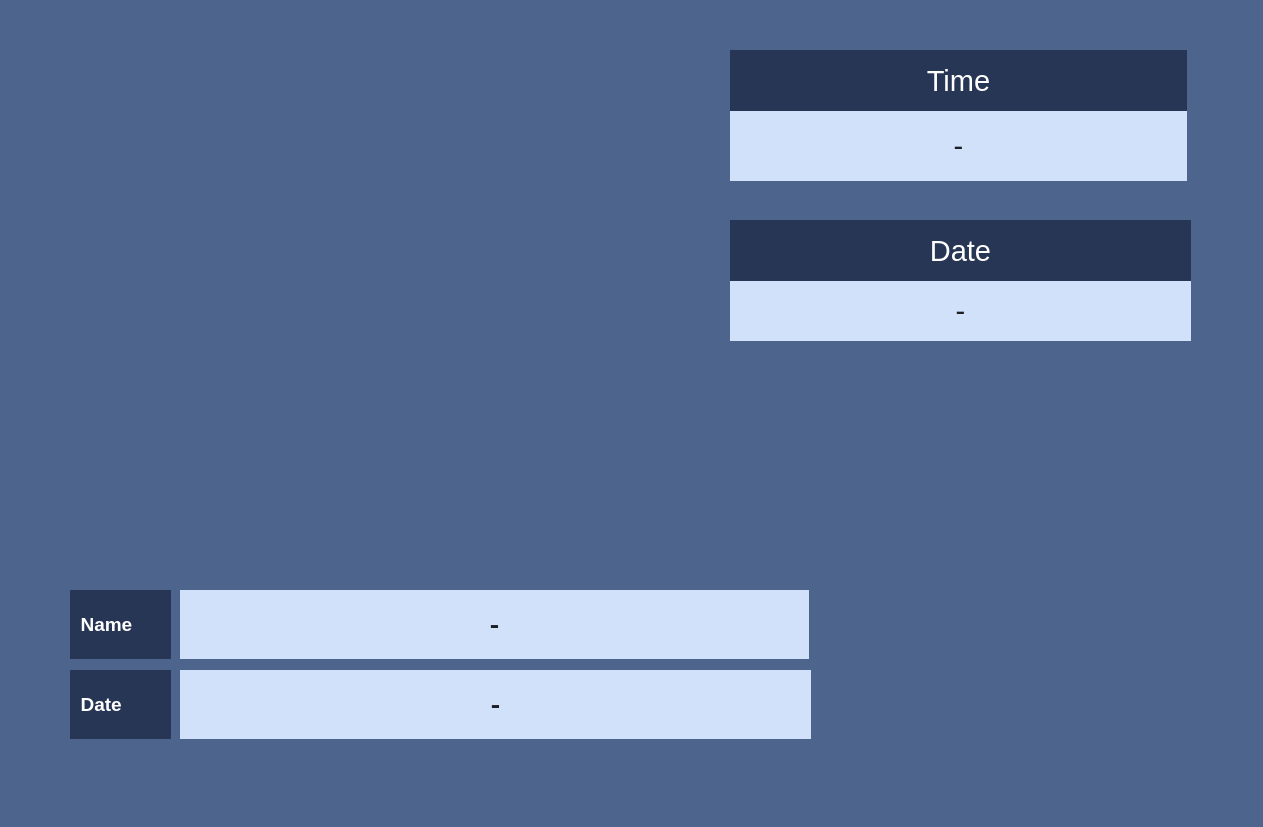
<?xml version="1.0" encoding="UTF-8"?>
<ui version="4.0">
 <class>ClockInButton</class>
 <widget class="QDialog" name="ClockInButton">
  <property name="geometry">
   <rect>
    <x>0</x>
    <y>0</y>
    <width>1263</width>
    <height>827</height>
   </rect>
  </property>
  <property name="minimumSize">
   <size>
    <width>0</width>
    <height>0</height>
   </size>
  </property>
  <property name="maximumSize">
   <size>
    <width>1920</width>
    <height>1080</height>
   </size>
  </property>
  <property name="font">
   <font>
    <family>Calibri</family>
    <pointsize>22</pointsize>
    <weight>75</weight>
    <bold>true</bold>
   </font>
  </property>
  <property name="focusPolicy">
   <enum>Qt::WheelFocus</enum>
  </property>
  <property name="windowTitle">
   <string>Facial Recognition App</string>
  </property>
  <property name="windowIcon">
   <iconset>
    <normaloff>:/icon/icon.png</normaloff>:/icon/icon.png</iconset>
  </property>
  <property name="styleSheet">
   <string notr="true">background-color: rgb(77, 100, 141);</string>
  </property>
  <widget class="QLabel" name="imgLabel">
   <property name="geometry">
    <rect>
     <x>50</x>
     <y>40</y>
     <width>640</width>
     <height>480</height>
    </rect>
   </property>
   <property name="minimumSize">
    <size>
     <width>640</width>
     <height>480</height>
    </size>
   </property>
   <property name="maximumSize">
    <size>
     <width>640</width>
     <height>480</height>
    </size>
   </property>
   <property name="text">
    <string/>
   </property>
  </widget>
  <widget class="QLabel" name="Name">
   <property name="geometry">
    <rect>
     <x>70</x>
     <y>590</y>
     <width>101</width>
     <height>69</height>
    </rect>
   </property>
   <property name="maximumSize">
    <size>
     <width>16777025</width>
     <height>16777215</height>
    </size>
   </property>
   <property name="font">
    <font>
     <pointsize>14</pointsize>
     <weight>75</weight>
     <bold>true</bold>
    </font>
   </property>
   <property name="styleSheet">
    <string notr="true">background-color: rgb(40, 54, 85);
color: rgb(255, 255, 255);</string>
   </property>
   <property name="text">
    <string>  Name</string>
   </property>
  </widget>
  <widget class="QLabel" name="name_label">
   <property name="geometry">
    <rect>
     <x>180</x>
     <y>590</y>
     <width>629</width>
     <height>69</height>
    </rect>
   </property>
   <property name="styleSheet">
    <string notr="true">background-color: rgb(208, 225, 249);
color: rgb(30, 31, 38);</string>
   </property>
   <property name="text">
    <string>-</string>
   </property>
   <property name="alignment">
    <set>Qt::AlignCenter</set>
   </property>
  </widget>
  <widget class="QLabel" name="Name_2">
   <property name="geometry">
    <rect>
     <x>70</x>
     <y>670</y>
     <width>101</width>
     <height>69</height>
    </rect>
   </property>
   <property name="font">
    <font>
     <pointsize>14</pointsize>
     <weight>75</weight>
     <bold>true</bold>
    </font>
   </property>
   <property name="styleSheet">
    <string notr="true">background-color: rgb(40, 54, 85);
color: rgb(255, 255, 255);</string>
   </property>
   <property name="text">
    <string>  Date</string>
   </property>
  </widget>
  <widget class="QLabel" name="date_label">
   <property name="geometry">
    <rect>
     <x>180</x>
     <y>670</y>
     <width>631</width>
     <height>69</height>
    </rect>
   </property>
   <property name="styleSheet">
    <string notr="true">background-color: rgb(208, 225, 249);
color: rgb(30, 31, 38);</string>
   </property>
   <property name="text">
    <string>-</string>
   </property>
   <property name="alignment">
    <set>Qt::AlignCenter</set>
   </property>
  </widget>
  <widget class="QLabel" name="Date_Label">
   <property name="geometry">
    <rect>
     <x>730</x>
     <y>280</y>
     <width>461</width>
     <height>61</height>
    </rect>
   </property>
   <property name="font">
    <font>
     <pointsize>22</pointsize>
    </font>
   </property>
   <property name="styleSheet">
    <string notr="true">background-color: rgb(208, 225, 249);
color: rgb(30, 31, 38);</string>
   </property>
   <property name="text">
    <string>-</string>
   </property>
   <property name="alignment">
    <set>Qt::AlignCenter</set>
   </property>
  </widget>
  <widget class="QLabel" name="label">
   <property name="geometry">
    <rect>
     <x>730</x>
     <y>220</y>
     <width>461</width>
     <height>61</height>
    </rect>
   </property>
   <property name="font">
    <font>
     <pointsize>22</pointsize>
    </font>
   </property>
   <property name="styleSheet">
    <string notr="true">background-color: rgb(40, 54, 85);
color: rgb(255, 255, 255);</string>
   </property>
   <property name="text">
    <string>Date</string>
   </property>
   <property name="alignment">
    <set>Qt::AlignCenter</set>
   </property>
  </widget>
  <widget class="QLabel" name="Time_Label">
   <property name="geometry">
    <rect>
     <x>730</x>
     <y>110</y>
     <width>457</width>
     <height>71</height>
    </rect>
   </property>
   <property name="font">
    <font>
     <pointsize>22</pointsize>
    </font>
   </property>
   <property name="styleSheet">
    <string notr="true">background-color: rgb(208, 225, 249);
color: rgb(30, 31, 38);</string>
   </property>
   <property name="text">
    <string>-</string>
   </property>
   <property name="alignment">
    <set>Qt::AlignCenter</set>
   </property>
  </widget>
  <widget class="QLabel" name="label_2">
   <property name="geometry">
    <rect>
     <x>730</x>
     <y>50</y>
     <width>457</width>
     <height>61</height>
    </rect>
   </property>
   <property name="font">
    <font>
     <pointsize>22</pointsize>
    </font>
   </property>
   <property name="styleSheet">
    <string notr="true">background-color:rgb(40, 54, 85);
color: rgb(255, 255, 255);</string>
   </property>
   <property name="text">
    <string>Time</string>
   </property>
   <property name="alignment">
    <set>Qt::AlignCenter</set>
   </property>
  </widget>
 </widget>
 <resources>
  <include location="resource.qrc"/>
 </resources>
 <connections/>
</ui>
